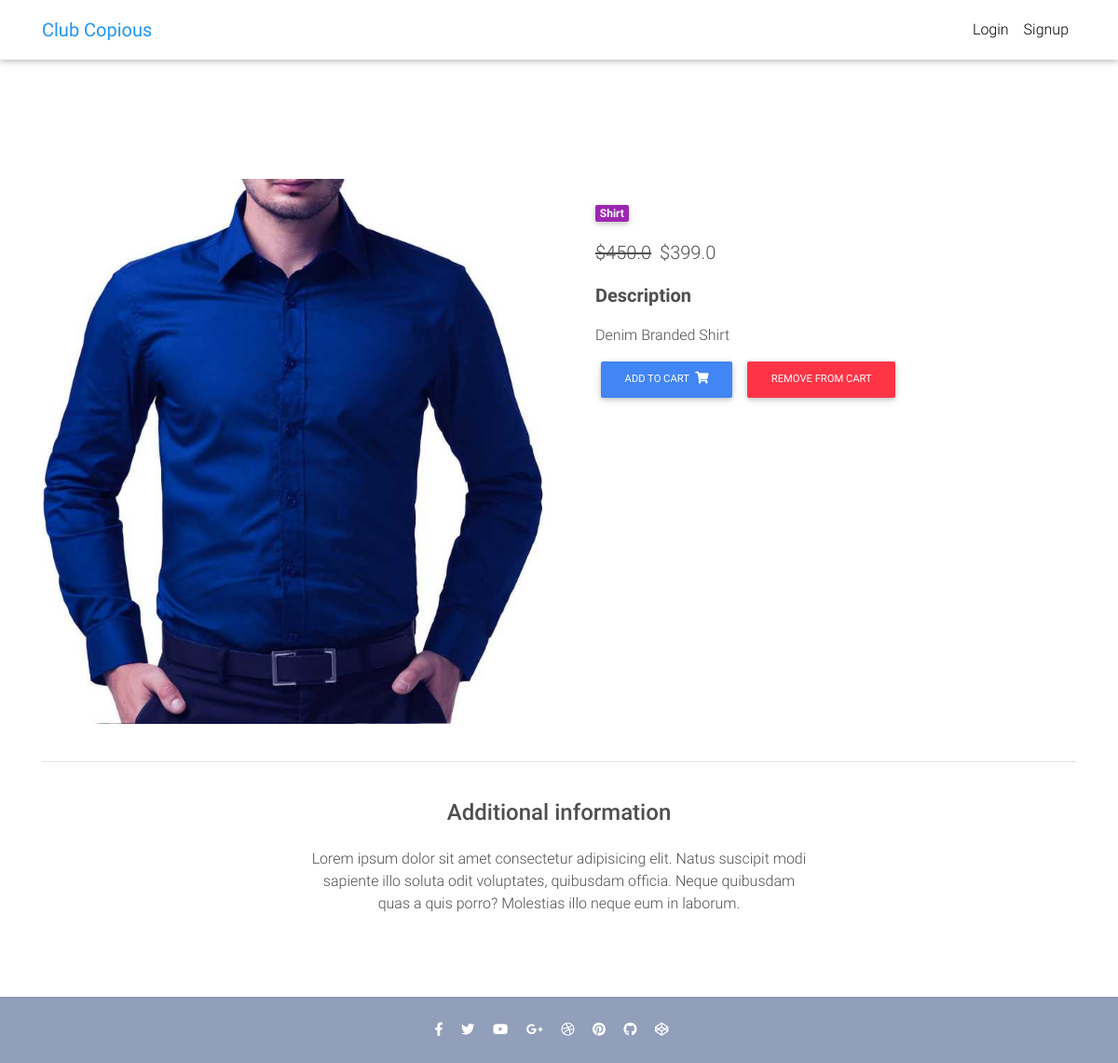
Page /product/Shirt/ on the committed database.
### core/models.py (models this page shows, shortened)
class Item(models.Model):
    title = models.CharField(max_length=100)
    price = models.FloatField()
    discount_price = models.FloatField(blank=True, null=True)
    category = models.CharField(choices=CATEGORY_CHOICES, max_length=2)
    label = models.CharField(choices=LABEL_CHOICES, max_length=1)
    slug = models.SlugField()
    description = models.TextField()
    image = models.ImageField()
    def get_add_to_cart_url(self):
        return reverse("core:add-to-cart", kwargs={
            'slug': self.slug
        })
    def get_remove_from_cart_url(self):
        return reverse("core:remove-from-cart", kwargs={
            'slug': self.slug
        })

### core/views.py (the view)
# urls.py: path('product/<slug>/', ItemDetailView.as_view(), name='product'),
class ItemDetailView(DetailView):
    model = Item
    template_name = "product.html"

### templates/product.html (shortened to what this page needs)
{% extends "base.html" %}
{% block content %}
  <main class="mt-5 pt-4">
    <div class="container dark-grey-text mt-5">
      <div class="row wow fadeIn">
        <div class="col-md-6 mb-4">
          <img src="{{ object.image.url }}" class="img-fluid" alt="">
        </div>
        <div class="col-md-6 mb-4">
          <div class="p-4">
            <div class="mb-3">
              <a href="">
                <span class="badge purple mr-1">{{ object.get_category_display }}</span>
              </a>
            </div>
            <p class="lead">
              {% if object.discount_price %}
              <span class="mr-1">
                <del>${{ object.price }}</del>
              </span>
              <span>${{ object.discount_price }}</span>
              {% else %}
              <span>${{ object.price }}</span>
              {% endif %}
            </p>
            <p class="lead font-weight-bold">Description</p>
            <p>{{ object.description }}</p>
            <a href="{{ object.get_add_to_cart_url }}" class="btn btn-primary btn-md my-0 p">
              Add to cart
              <i class="fas fa-shopping-cart ml-1"></i>
            </a>
            <a href="{{ object.get_remove_from_cart_url }}" class="btn btn-danger btn-md my-0 p">
              Remove from cart
            </a>
          </div>
        </div>
      </div>
      <hr>
      <div class="row d-flex justify-content-center wow fadeIn">
        <div class="col-md-6 text-center">
          <h4 class="my-4 h4">Additional information</h4>
          <p>Lorem ipsum dolor sit amet consectetur adipisicing elit. Natus suscipit modi sapiente illo soluta odit
            voluptates,
            quibusdam officia. Neque quibusdam quas a quis porro? Molestias illo neque eum in laborum.</p>
        </div>
      </div>
      <div class="row wow fadeIn">
        <div class="col-lg-4 col-md-12 mb-4">
        </div>
        <div class="col-lg-4 col-md-6 mb-4">
        </div>
        <div class="col-lg-4 col-md-6 mb-4">
        </div>
      </div>
    </div>
  </main>
{% endblock content %}

### templates/base.html (style rules this page uses)
html, body, header, .carousel { height: 60vh; }

### rows in the picture
Item: image (picture), category "Shirt", price "450.0", discount_price "399.0", description "Denim Branded Shirt"
